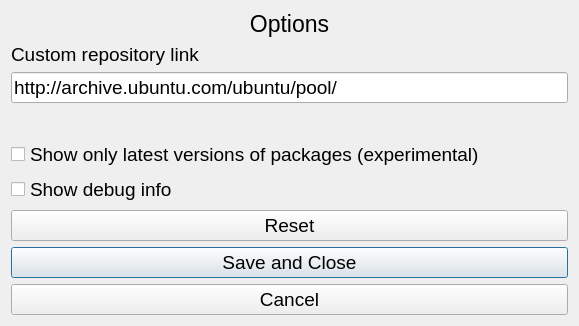
<?xml version="1.0" encoding="UTF-8"?>
<ui version="4.0">
 <class>options</class>
 <widget class="QDialog" name="options">
  <property name="geometry">
   <rect>
    <x>0</x>
    <y>0</y>
    <width>579</width>
    <height>326</height>
   </rect>
  </property>
  <property name="windowTitle">
   <string>Dialog</string>
  </property>
  <layout class="QGridLayout" name="gridLayout">
   <item row="7" column="0">
    <widget class="QPushButton" name="pushButton_Save">
     <property name="font">
      <font>
       <pointsize>14</pointsize>
      </font>
     </property>
     <property name="text">
      <string>Save and Close</string>
     </property>
    </widget>
   </item>
   <item row="0" column="0">
    <widget class="QLabel" name="label_Main">
     <property name="sizePolicy">
      <sizepolicy hsizetype="Expanding" vsizetype="Fixed">
       <horstretch>0</horstretch>
       <verstretch>0</verstretch>
      </sizepolicy>
     </property>
     <property name="font">
      <font>
       <pointsize>17</pointsize>
      </font>
     </property>
     <property name="text">
      <string>Options</string>
     </property>
     <property name="alignment">
      <set>Qt::AlignCenter</set>
     </property>
    </widget>
   </item>
   <item row="3" column="0">
    <spacer name="verticalSpacer">
     <property name="orientation">
      <enum>Qt::Vertical</enum>
     </property>
     <property name="sizeHint" stdset="0">
      <size>
       <width>20</width>
       <height>40</height>
      </size>
     </property>
    </spacer>
   </item>
   <item row="2" column="0">
    <widget class="QLineEdit" name="lineEdit_Repo">
     <property name="font">
      <font>
       <pointsize>14</pointsize>
      </font>
     </property>
     <property name="text">
      <string>http://archive.ubuntu.com/ubuntu/pool/</string>
     </property>
    </widget>
   </item>
   <item row="5" column="0">
    <widget class="QCheckBox" name="checkBox_Debug">
     <property name="font">
      <font>
       <pointsize>14</pointsize>
      </font>
     </property>
     <property name="text">
      <string>Show debug info</string>
     </property>
    </widget>
   </item>
   <item row="4" column="0">
    <widget class="QCheckBox" name="checkBox_Latest">
     <property name="font">
      <font>
       <pointsize>14</pointsize>
      </font>
     </property>
     <property name="text">
      <string>Show only latest versions of packages (experimental)</string>
     </property>
    </widget>
   </item>
   <item row="1" column="0">
    <widget class="QLabel" name="label_Repo">
     <property name="sizePolicy">
      <sizepolicy hsizetype="Expanding" vsizetype="Fixed">
       <horstretch>0</horstretch>
       <verstretch>0</verstretch>
      </sizepolicy>
     </property>
     <property name="font">
      <font>
       <pointsize>14</pointsize>
      </font>
     </property>
     <property name="text">
      <string>Custom repository link</string>
     </property>
    </widget>
   </item>
   <item row="6" column="0">
    <widget class="QPushButton" name="pushButton_Reset">
     <property name="font">
      <font>
       <pointsize>14</pointsize>
      </font>
     </property>
     <property name="text">
      <string>Reset</string>
     </property>
    </widget>
   </item>
   <item row="8" column="0">
    <widget class="QPushButton" name="pushButton_Cancel">
     <property name="font">
      <font>
       <pointsize>14</pointsize>
      </font>
     </property>
     <property name="text">
      <string>Cancel</string>
     </property>
    </widget>
   </item>
  </layout>
 </widget>
 <resources/>
 <connections/>
</ui>
